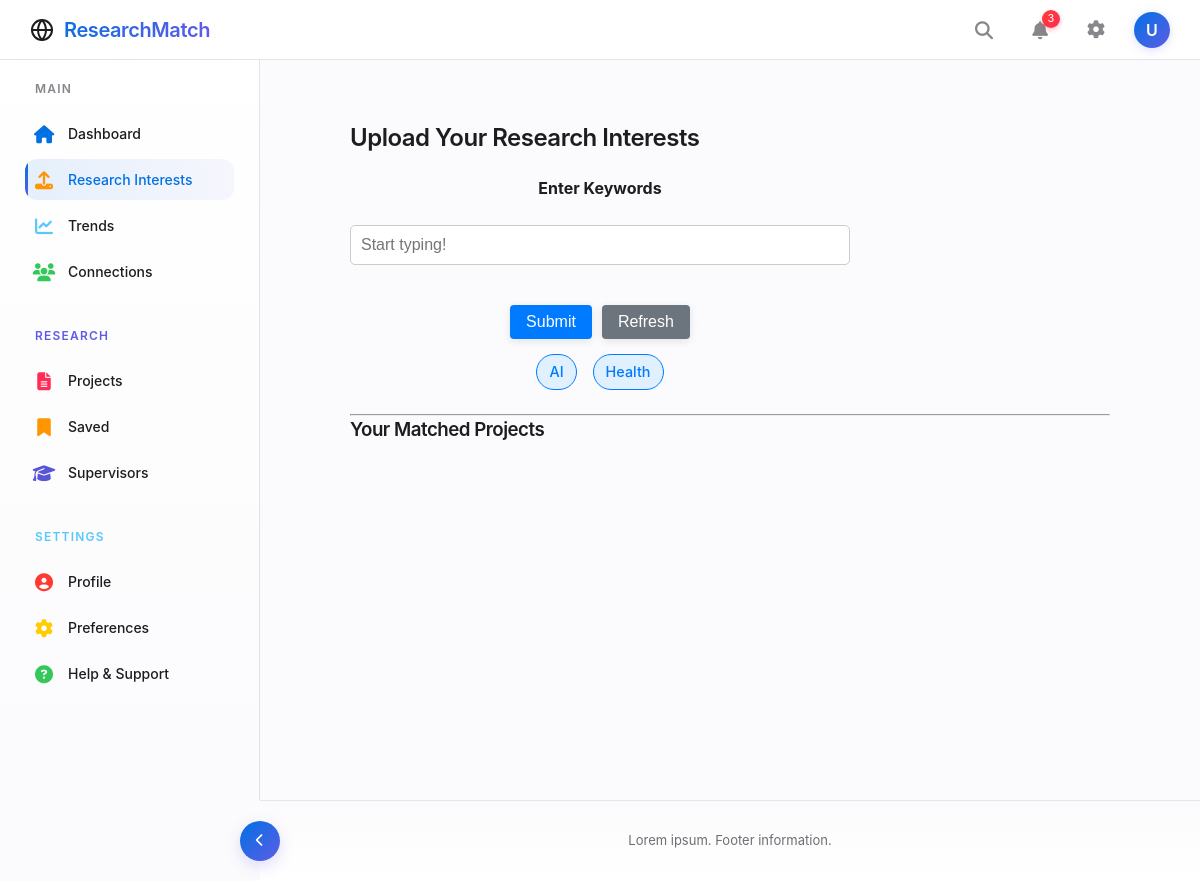
The app's page /upload (signed in), older data.
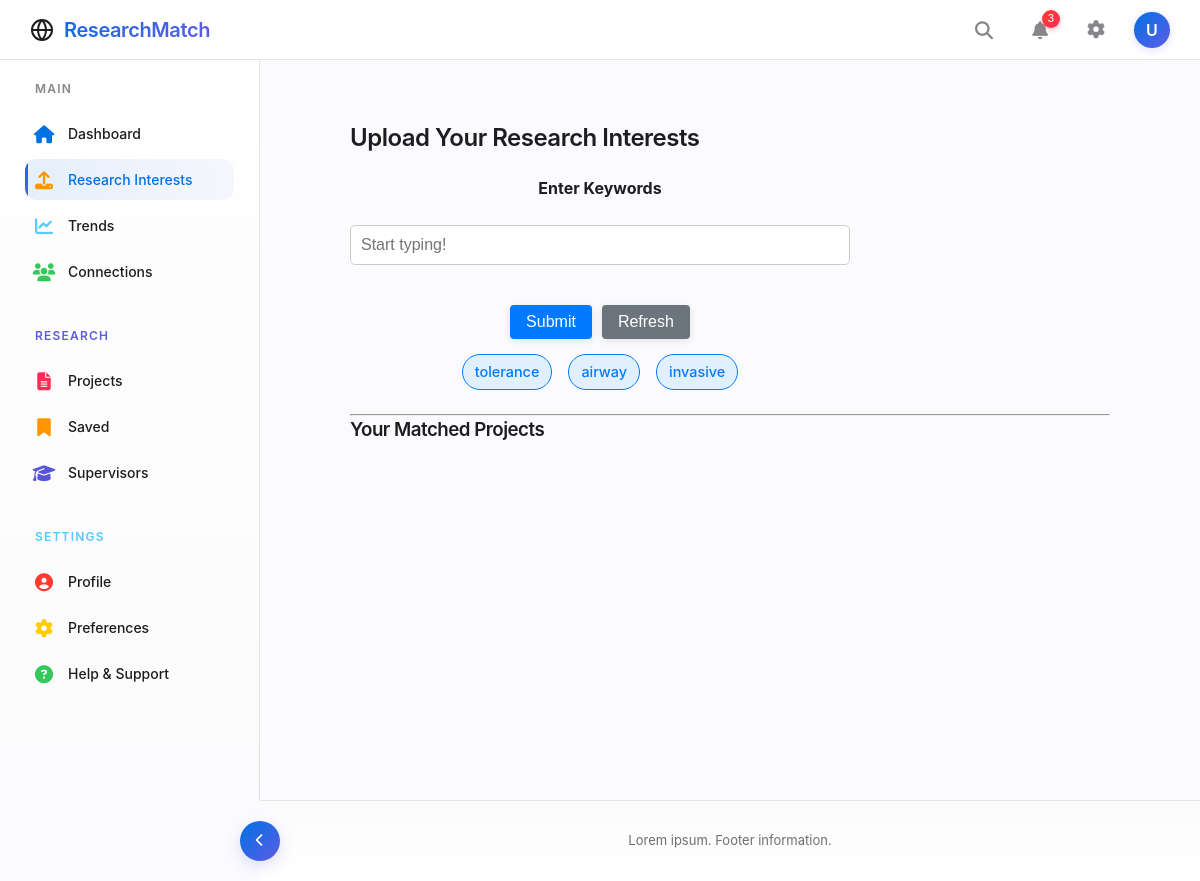
The same page, newer data.
### database/schema.py (models this page shows)
class Interest(db.Model):
    id = db.Column(db.Integer, primary_key=True)
    interest_name = db.Column(db.String(100), nullable=False)

### app.py (the view, shortened to what this page needs)
@app.route('/upload', methods=['GET', 'POST'])
@token_required
def upload():
    user = db.session.query(User).get(session['user_id'])
    user_interests = user.interests if user.interests else None
    return render_template('upload.html', matched_projects=[], user_interests=user_interests)

### app.py (called while the page is built)
def token_required(func):
    @wraps(func)
    def decorated(*args, **kwargs):
        token = request.cookies.get('jwt_token', None)
        if not token:
            return back_to_login()
        try:
            data = jwt.decode(token, current_app.config['SECRET_KEY'], algorithms=["HS256"])
            request.user = data  # optionally attach user info to request
        except jwt.ExpiredSignatureError:
            return back_to_login()
        except jwt.InvalidTokenError:
            return back_to_login()
        return func(*args, **kwargs)
    return decorated

### templates/upload.html (shortened to what this page needs)
{% extends 'base.html' %}
{% block content %}
<div class="content-container">
    <h2> Upload Your Research Interests</h2>
    <form action="/upload" method="POST" class="interest-form">
        <label for="keywords">Enter Keywords</label>
        <div class="autocomplete-wrapper">
            <input type="text" id="keywords" name="keywords" placeholder="Start typing!" autocomplete="off">
        </div>
        <div class="button-group">
            <button type="submit" class="btn btn-primary" name="action" value="submit">Submit</button>
            <button type="submit" class="btn btn-secondary" name="action" value="refresh">Refresh</button>
        </div>
        {% if user_interests %}
            <div class="interest-tags-inline">
                {% for interest in user_interests %}
                    <span class="interest-tag">{{ interest.interest_name }}</span>
                {% endfor %}
            </div>
        {% else %}
            <blockquote>Tip: Start by adding some interests!</blockquote>
        {% endif %}
    </form>
    <hr>
    <h3>Your Matched Projects</h3>
</div>
{% endblock %}

Row changes from the older to the newer data that the page shows:
removed Interest: interest_name "AI"
removed Interest: interest_name "Health"
now on this page (row unchanged): Interest: interest_name "tolerance"
now on this page (row unchanged): Interest: interest_name "airway"
now on this page (row unchanged): Interest: interest_name "invasive"
